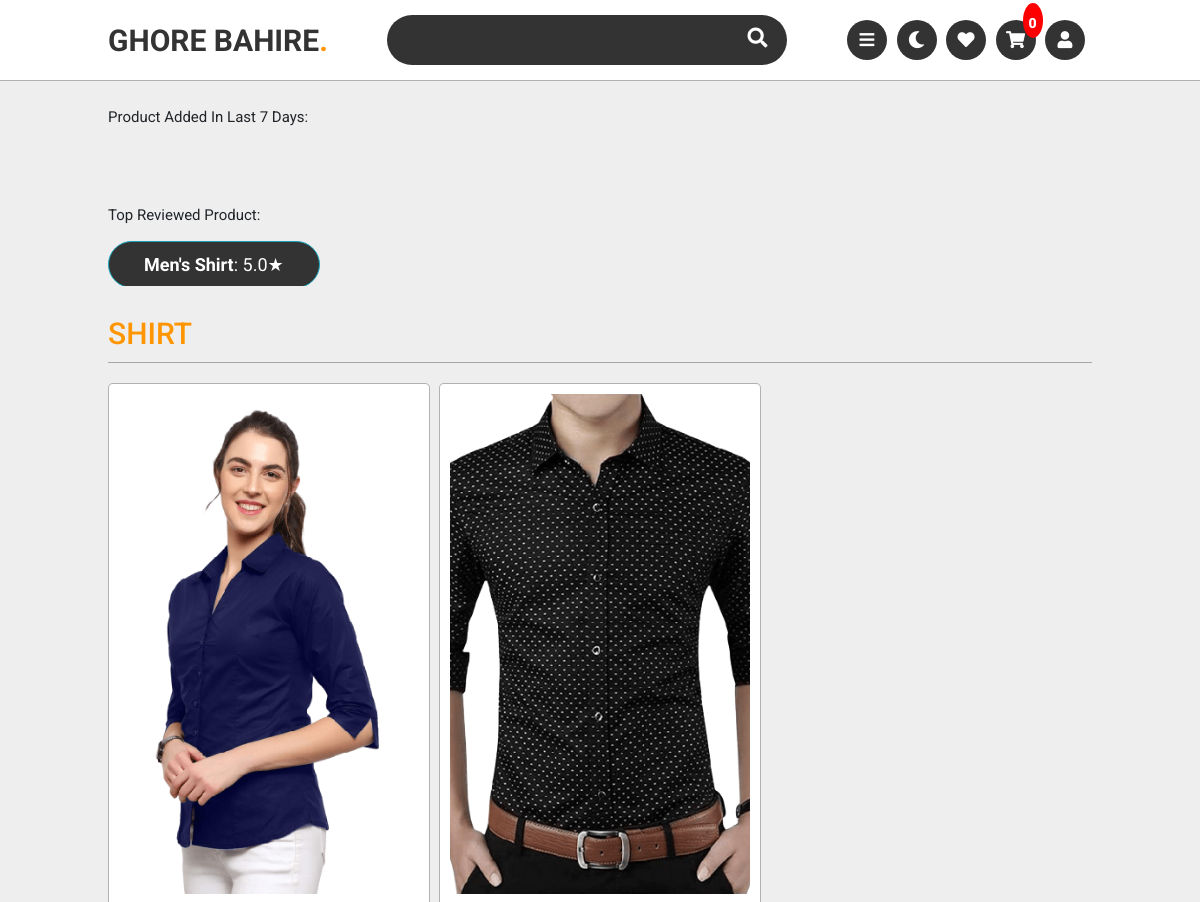
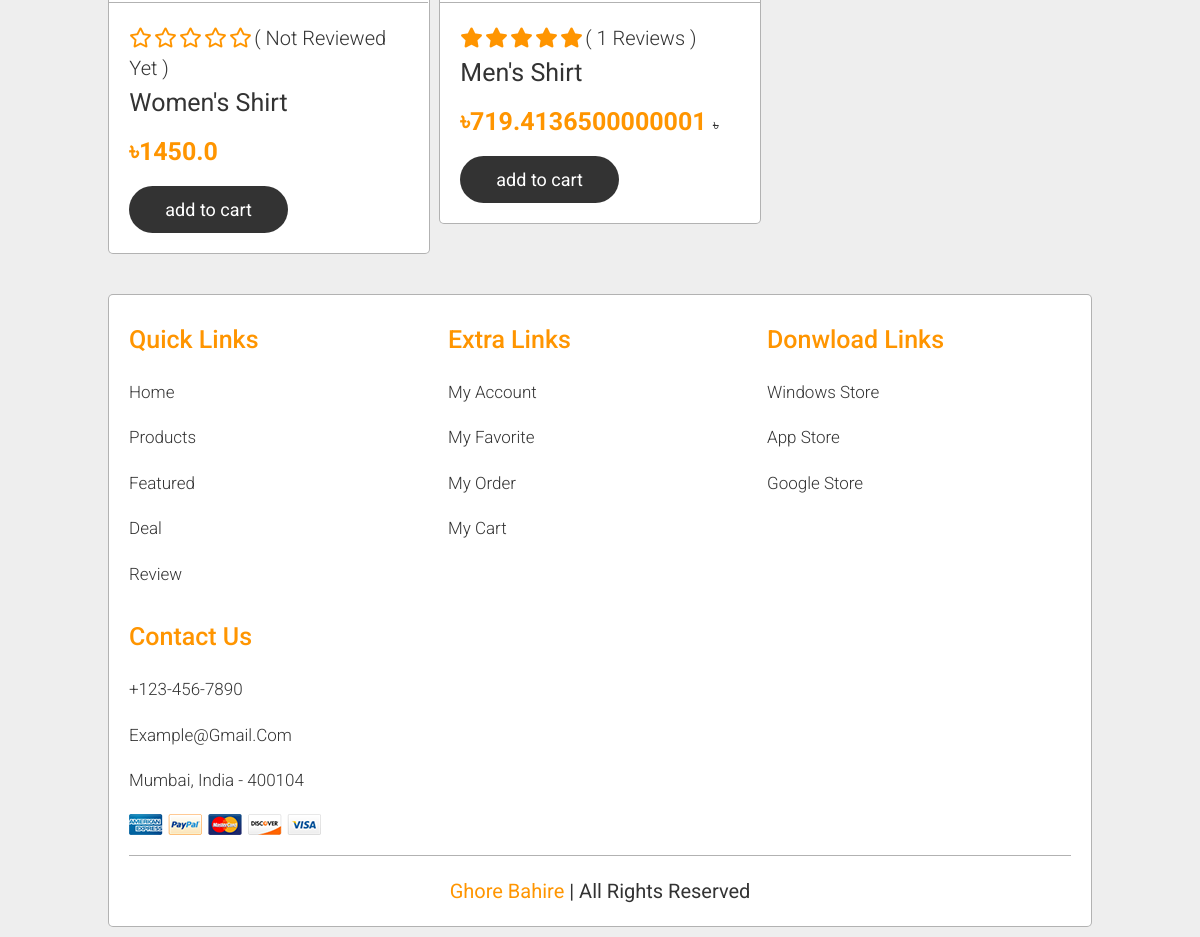
The page /products/ (signed in) on the database its author committed (2 pictures, top to bottom).
### store/models.py (models this page shows, shortened)
class Product(models.Model):
    FOR = (
        ('woman','Woman'),
        ('man', 'Man')
    )
    shopowner = models.ForeignKey(ShopOwner, null=True, on_delete= models.CASCADE)
    name = models.CharField(max_length=200,blank = True, null=True)
    price = models.FloatField(default=0,null=True)
    category = models.ManyToManyField(Category)
    description = models.CharField(max_length=2000, null=True,blank=True)
    date_created = models.DateTimeField(auto_now_add=True, null=True)
    quantity = models.CharField(max_length=100,blank = True, null=True)
    digital = models.BooleanField(default=False, null=True, blank=False)
    color = models.ManyToManyField(Color)
    size = models.ManyToManyField(Size)
    stock = models.IntegerField(default=0, null = True,blank = True)
    discount = models.IntegerField(default=0, null = True,blank = True)
    discount_amount = models.FloatField(default=0, null = True,blank = True)
    rate = models.FloatField(default=0, null = True,blank = True)
    featured = models.BooleanField(default=False,blank=True,null=True)
    c_for = models.CharField(max_length=200,blank=True, null=True,choices=FOR)

class Category(models.Model):
    name = models.CharField(max_length=200, null=True)

class ProductImages(models.Model):
    product =  models.ForeignKey(Product, null=True, on_delete= models.CASCADE)
    img = models.ImageField(default="product-pic.jpg",null = True,blank = True)

### store/views.py (the view)
# urls.py: path('products/',views.products,name="products"),
def products(request):
    if request.user.is_authenticated:
        customer = request.user.customer
        order, created = Order.objects.get_or_create(customer=customer, complete=False)
        cartItems = order.get_cart_items
    else:
        cookieData = cookieCart(request)
        cartItems = cookieData['cartItems']
        order = cookieData['order']
        items = cookieData['items']
    products = Product.objects.all().order_by('-discount_amount','-discount','-stock','-date_created')
    categorys = Category.objects.all()
    for i in categorys:
        i.products = products.filter(category = i)
        for j in i.products:
            i.products.c_for = j.c_for
            j.images = ProductImages.objects.filter(product = j)[:1]
            j.total_review = Review.objects.filter(product = j).count()
    product_week = Product.objects.filter(date_created__gt=(datetime.datetime.now()- timedelta(days=7))).order_by('-date_created')
    top_reviewed = Product.objects.all().order_by('-rate')
    context = {
        'i.products.c_for':i.products.c_for,
        'categorys':categorys,
        'i.products':i.products,
        'j.images':j.images,
        'j.total_review':j.total_review,
        'top_reviewed':top_reviewed,
        'product_week':product_week,
        'cartItems':cartItems
        }
    return render(request, "store/products.html",context)

### store/models.py (called while the page is built)
    @property
    def get_cart_items(self):
        orderitems = self.orderitem_set.all()
        total = sum([item.quantity for item in orderitems])
        return total

### store/templates/store/products.html (shortened to what this page needs)
{% extends 'main.html' %}
{% block main %}
<br>
<section>
    <div class="row">
        <div class="col-md-12">
          <p>Product added in last 7 days: </p>
          <div class="product_week" style="height: 50px; overflow: auto;">
          </div><br>
          <p>Top Reviewed Product: </p>
          <div class="top_reviewed" style="height: 50px; overflow: auto;">
            {% for i in top_reviewed %}
            {% if i.rate >= 3 %}
            <a href="{% url 'store:product_view' i.id %}" class="btn btn-outline-info" style="margin-top: 5px;"><strong>{{i.name}}</strong>: {{i.rate|floatformat:1}}&#9733;</a>
            {% endif %}
            {% endfor %}
          </div>
        </div>
    </div>
</section>
<section class="products" id="products">
    {% for i in categorys %}
    {% if i.products %}
    <a href="/{{i.products.c_for}}/{{i.id}}"><h1 class="heading">  <span> {{i.name}}</span> </h1></a>
<div class="swiper-container product-slider gap">
    <div class="swiper-wrapper" id="live-filter">
        {% for j in i.products %}
        <div class="swiper-slide">
            <div class="slide">
                <div class="image">
                    {% for k in j.images %}
                        <img src="{{ k.img.url }}" alt="">
                    {% endfor %}
                </div>
                <div class="content">
                    <div class="stars">
                        {% if j.rate <= 0 %}
                        <i class="far fa-star"></i>
                        <i class="far fa-star"></i>
                        <i class="far fa-star"></i>
                        <i class="far fa-star"></i>
                        <i class="far fa-star"></i>
                        {% elif j.rate <= 1 %}
                        <i class="fas fa-star"></i>
                        <i class="far fa-star"></i>
                        <i class="far fa-star"></i>
                        <i class="far fa-star"></i>
                        <i class="far fa-star"></i>
                        {% elif j.rate <= 2 %}
                        <i class="fas fa-star"></i>
                        <i class="fas fa-star"></i>
                        <i class="far fa-star"></i>
                        <i class="far fa-star"></i>
                        <i class="far fa-star"></i>
                        {% elif j.rate <= 3 %}
                        <i class="fas fa-star"></i>
                        <i class="fas fa-star"></i>
                        <i class="fas fa-star"></i>
                        <i class="far fa-star"></i>
                        <i class="far fa-star"></i>
                        {% elif j.rate <= 4 %}
                        <i class="fas fa-star"></i>
                        <i class="fas fa-star"></i>
                        <i class="fas fa-star"></i>
                        <i class="fas fa-star"></i>
                        <i class="far fa-star"></i>
                        {% else %}
                        <i class="fas fa-star"></i>
                        <i class="fas fa-star"></i>
                        <i class="fas fa-star"></i>
                        <i class="fas fa-star"></i>
                        <i class="fas fa-star"></i>
                        {% endif %}
                        <span>( {% if j.total_review == 0 %} Not reviewed yet {% else %} {{j.total_review}} reviews {% endif %} )</span>
                    </div>
                    <h3>{{j.name}}</h3>
                    <div class="price">&#2547;{{j.price}} {% if j.discount > 0 %} <span>&#2547;{{ j.demo_price }}</span> {% endif %} </div>
                    <button data-product={{j.id}} data-action="add" class="btn update-cart">add to cart</button>
                </div>
            </div>
        </div>
        {% endfor %}
    </div>
</div>
{% endif %}
{% endfor %}
</section>
{% endblock %}

### static/css/style.css (style rules this page uses)
:root { --orange:#ff9500; --white-color:#fff; --black-color:#333; --light-color:rgba(0,0,0,.3); }
* { font-family: 'Roboto', sans-serif; margin:0; padding:0; box-sizing: border-box; outline: none; border:none; text-decoration: none; text-transform: capitalize; transition:.2s linear; }
html { font-size: 62.5%; overflow-x: hidden; scroll-padding-top: 7.5rem; scroll-behavior: smooth; }
body { background:#eee; }
section { padding:1rem 9%; }
.heading { padding:1rem 0; margin-bottom: 2rem; border-bottom: .1rem solid var(--light-color); font-size: 3rem; color:var(--black-color); text-transform: uppercase; }
.heading span { color:var(--orange); text-transform: uppercase; }
.btn { display: inline-block; margin-top: 1rem; border-radius: 5rem; background: var(--black-color); color:var(--white-color); font-size: 1.8rem; padding:.9rem 3.5rem; cursor: pointer; }
.products .product-slider .slide { overflow: hidden; position: relative; border:.1rem solid var(--light-color); border-radius: .5rem; background: var(--white-color); }
.products .product-slider .slide .image { padding:1rem; }
.products .product-slider .slide .image img { height: 50rem; width: 100%; object-fit: cover; }
.products .product-slider .slide .content { padding:2rem; border-top: .1rem solid var(--light-color); }
.products .product-slider .slide .content .stars i { font-size: 2rem; color:var(--orange); }
.products .product-slider .slide .content .stars span { font-size: 2rem; color:var(--black-color); font-weight: 300; }
.products .product-slider .slide .content h3 { color:var(--black-color); font-weight: normal; font-size: 2.5rem; padding:.5rem 0; }
.products .product-slider .slide .content .price { color:var(--orange); font-weight: bolder; font-size: 2.5rem; padding:.5rem 0; }
.products .product-slider .slide .content .price span { color:var(--black-color); font-weight: normal; font-size: 1.5rem; text-decoration: line-through; }
.products .gap { margin-bottom: 2rem; overflow: hidden; }

### store/templates/main.html (style rules this page uses)
p { font-size: 1.5em; }

### rows shown on the page
Product: name "Men's Shirt", rate "5.0", total_review "1", price "719.4136500000001"
Category: name "SHIRT"
ProductImages: img (picture)
Product: rate 0 (drawn), shows "Not Reviewed Yet", name "Women's Shirt", price "1450.0"
ProductImages: img (picture)

### other values the page prints
{{ cartItems }} "0"
